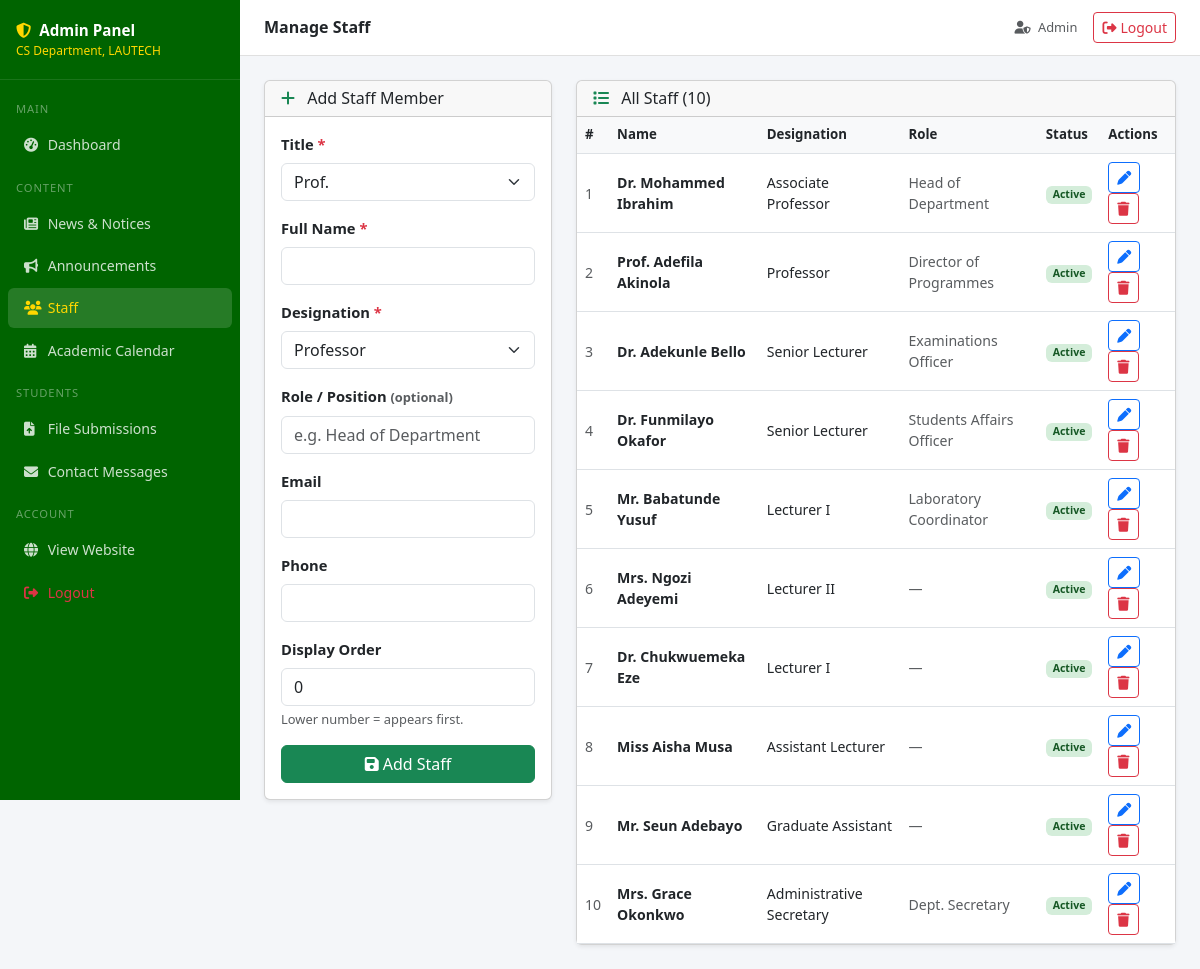
Page /admin/manage-staff.php (signed in) on the committed database.
### tables this page shows
CREATE TABLE IF NOT EXISTS staff (
    id          INT AUTO_INCREMENT PRIMARY KEY,
    full_name   VARCHAR(100) NOT NULL,
    title       VARCHAR(30)  NOT NULL,
    designation VARCHAR(100) NOT NULL,
    role        VARCHAR(100),
    email       VARCHAR(100),
    phone       VARCHAR(20),
    photo       VARCHAR(200) DEFAULT 'default-staff.png',
    bio         TEXT,
    is_active   TINYINT(1)  DEFAULT 1,
    sort_order  INT          DEFAULT 0,
    created_at  TIMESTAMP    DEFAULT CURRENT_TIMESTAMP
);

### admin/manage-staff.php (the view, shortened to what this page needs)
<?php
$editing = null;
$allStaff = mysqli_fetch_all(
    mysqli_query($conn, "SELECT * FROM staff ORDER BY sort_order ASC"),
    MYSQLI_ASSOC
);
include dirname(__FILE__) . '/admin_layout.php';
?>
<div class="row g-4">
  <div class="col-lg-4">
    <div class="card shadow-sm">
      <div class="card-header">
        <h6 class="mb-0">
          <i class="fas fa-<?php echo $editing ? 'pen' : 'plus'; ?> me-2 text-success"></i>
          <?php echo $editing ? 'Edit Staff Member' : 'Add Staff Member'; ?>
        </h6>
      </div>
      <div class="card-body">
        <form method="POST">
          <div class="mb-3">
            <label class="form-label fw-semibold">Title <span class="text-danger">*</span></label>
            <select name="title" class="form-select" required>
              <?php foreach (array('Prof.','Dr.','Mr.','Mrs.','Miss','Engr.') as $t): ?>
                <option value="<?php echo $t; ?>"
                  <?php echo ($editing && $editing['title'] === $t) ? 'selected' : ''; ?>>
                  <?php echo $t; ?>
                </option>
              <?php endforeach; ?>
            </select>
          </div>
          <div class="mb-3">
            <label class="form-label fw-semibold">Full Name <span class="text-danger">*</span></label>
            <input type="text" name="full_name" class="form-control" required
                   value="<?php echo $editing ? htmlspecialchars($editing['full_name']) : ''; ?>">
          </div>
          <div class="mb-3">
            <label class="form-label fw-semibold">Designation <span class="text-danger">*</span></label>
            <select name="designation" class="form-select" required>
              <?php
              $designations = array('Professor','Associate Professor','Senior Lecturer',
                                    'Lecturer I','Lecturer II','Assistant Lecturer',
                                    'Graduate Assistant','Administrative Secretary','Technologist');
              foreach ($designations as $d):
              ?>
                <option value="<?php echo $d; ?>"
                  <?php echo ($editing && $editing['designation'] === $d) ? 'selected' : ''; ?>>
                  <?php echo $d; ?>
                </option>
              <?php endforeach; ?>
            </select>
          </div>
          <div class="mb-3">
            <label class="form-label fw-semibold">Role / Position
              <span class="text-muted small">(optional)</span>
            </label>
            <input type="text" name="role" class="form-control"
                   placeholder="e.g. Head of Department"
                   value="<?php echo $editing ? htmlspecialchars($editing['role'] ?? '') : ''; ?>">
          </div>
          <div class="mb-3">
            <label class="form-label fw-semibold">Email</label>
            <input type="email" name="email" class="form-control"
                   value="<?php echo $editing ? htmlspecialchars($editing['email'] ?? '') : ''; ?>">
          </div>
          <div class="mb-3">
            <label class="form-label fw-semibold">Phone</label>
            <input type="text" name="phone" class="form-control"
                   value="<?php echo $editing ? htmlspecialchars($editing['phone'] ?? '') : ''; ?>">
          </div>
          <div class="mb-3">
            <label class="form-label fw-semibold">Display Order</label>
            <input type="number" name="sort_order" class="form-control" min="0"
                   value="<?php echo $editing ? intval($editing['sort_order']) : 0; ?>">
            <div class="form-text">Lower number = appears first.</div>
          </div>
          <div class="d-flex gap-2">
            <button type="submit" class="btn btn-success flex-grow-1">
              <i class="fas fa-save me-1"></i><?php echo $editing ? 'Update' : 'Add Staff'; ?>
            </button>
          </div>
        </form>
      </div>
    </div>
  </div>
  <div class="col-lg-8">
    <div class="card shadow-sm">
      <div class="card-header">
        <h6 class="mb-0">
          <i class="fas fa-list me-2 text-success"></i>
          All Staff (<?php echo count($allStaff); ?>)
        </h6>
      </div>
      <div class="card-body p-0">
        <div class="table-responsive">
          <table class="table admin-table mb-0">
            <thead>
              <tr><th>#</th><th>Name</th><th>Designation</th><th>Role</th><th>Status</th><th>Actions</th></tr>
            </thead>
            <tbody>
              <?php foreach ($allStaff as $m): ?>
              <tr>
                <td class="text-muted"><?php echo $m['sort_order']; ?></td>
                <td class="fw-semibold">
                  <?php echo htmlspecialchars($m['title'] . ' ' . $m['full_name']); ?>
                </td>
                <td class="small"><?php echo htmlspecialchars($m['designation']); ?></td>
                <td class="small text-muted">
                  <?php echo $m['role'] ? htmlspecialchars($m['role']) : '—'; ?>
                </td>
                <td>
                  <a href="?toggle=<?php echo $m['id']; ?>"
                     class="badge text-decoration-none <?php echo $m['is_active'] ? 'badge-active' : 'badge-inactive'; ?>">
                    <?php echo $m['is_active'] ? 'Active' : 'Inactive'; ?>
                  </a>
                </td>
                <td>
                  <a href="?edit=<?php echo $m['id']; ?>"
                     class="btn btn-sm btn-outline-primary me-1">
                    <i class="fas fa-pen"></i>
                  </a>
                  <a href="?delete=<?php echo $m['id']; ?>"
                     class="btn btn-sm btn-outline-danger"
                     onclick="return confirm('Delete this staff member?')">
                    <i class="fas fa-trash"></i>
                  </a>
                </td>
              </tr>
              <?php endforeach; ?>
            </tbody>
          </table>
        </div>
      </div>
    </div>
  </div>
</div>
<?php
echo '</div></div>';
echo '</body></html>';
?>

### admin/admin_layout.php (style rules this page uses)
:root { --admin-green: #006400; --admin-gold: #FFD700; }
body { background: #f4f6f9; font-size: 0.92rem; }
.admin-table th { background: #f8f9fa; font-weight: 600; font-size: 0.83rem; }
.admin-table td { vertical-align: middle; font-size: 0.88rem; }
.badge-active { background: #d4edda; color: #155724; }

### rows in the picture
staff: sort_order "1", title+full_name "Dr. Mohammed Ibrahim", designation "Associate Professor", role "Head of Department", is_active "Active"
staff: sort_order "2", title+full_name "Prof. Adefila Akinola", designation "Professor", role "Director of Programmes", is_active "Active"
staff: sort_order "3", title+full_name "Dr. Adekunle Bello", designation "Senior Lecturer", role "Examinations Officer", is_active "Active"
staff: sort_order "4", title+full_name "Dr. Funmilayo Okafor", designation "Senior Lecturer", role "Students Affairs Officer", is_active "Active"
staff: sort_order "5", title+full_name "Mr. Babatunde Yusuf", designation "Lecturer I", role "Laboratory Coordinator", is_active "Active"
staff: sort_order "6", title+full_name "Mrs. Ngozi Adeyemi", designation "Lecturer II", is_active "Active"
staff: sort_order "7", title+full_name "Dr. Chukwuemeka Eze", designation "Lecturer I", is_active "Active"
staff: sort_order "8", title+full_name "Miss Aisha Musa", designation "Assistant Lecturer", is_active "Active"
staff: sort_order "9", title+full_name "Mr. Seun Adebayo", designation "Graduate Assistant", is_active "Active"
staff: sort_order "10", title+full_name "Mrs. Grace Okonkwo", designation "Administrative Secretary", role "Dept. Secretary", is_active "Active"

### other values in the picture
$adminPageTitle "Manage Staff"
$_SESSION['admin_username'] "Admin"
count($allStaff) "10"
form field title "Prof."
form field designation "Professor"
